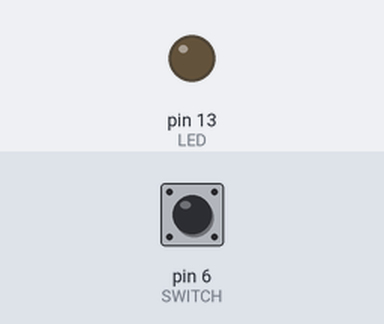
This sketch was run on a simulated Arduino Uno, built with avr-gcc and run on an emulated ATmega328P. Shown: output pins drawn as LEDs (lit = HIGH). Inputs (shaded band) come from the test bench; at power-on: pin 6 (SWITCH) LOW.

Above: at 1.2 s.
1.3 s: pin 6 (SWITCH) pulled HIGH for 0.15 s
At 1.37 s:
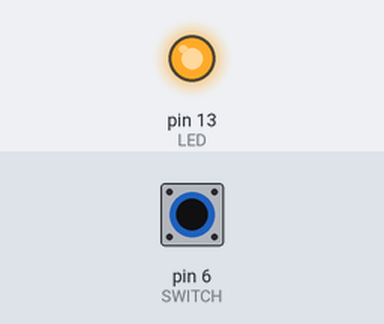
2.9 s: pin 6 (SWITCH) pulled HIGH for 3.2 s
At 6.5 s:
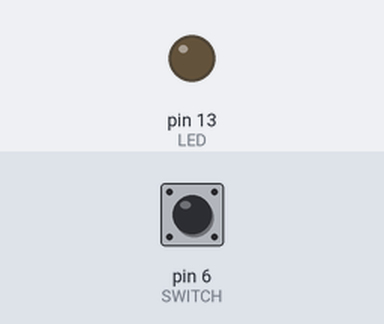
Timing chart, 0 to 8.0 s (numbered marks = the images above; inputs shaded):
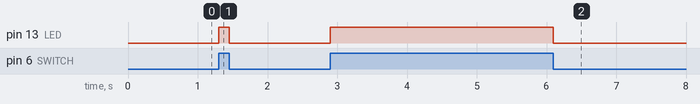

Measured:
- after the input at 1.3 s, pin 13 (LED): LOW → HIGH at once, → LOW 0.15 s later
- after the input at 2.9 s, pin 13 (LED): LOW → HIGH at once, → LOW 3.2 s later

The sketch:

lsTest.ino
```cpp
#define SWITCH  6
#define LED     13

void setup() {
  // put your setup code here, to run once:
  pinMode(LED,OUTPUT);
  pinMode(SWITCH,INPUT);
}

void loop() {
  // put your main code here, to run repeatedly:
  while(digitalRead(SWITCH)) {digitalWrite(LED,HIGH);}
  digitalWrite(LED,LOW);
}
```
